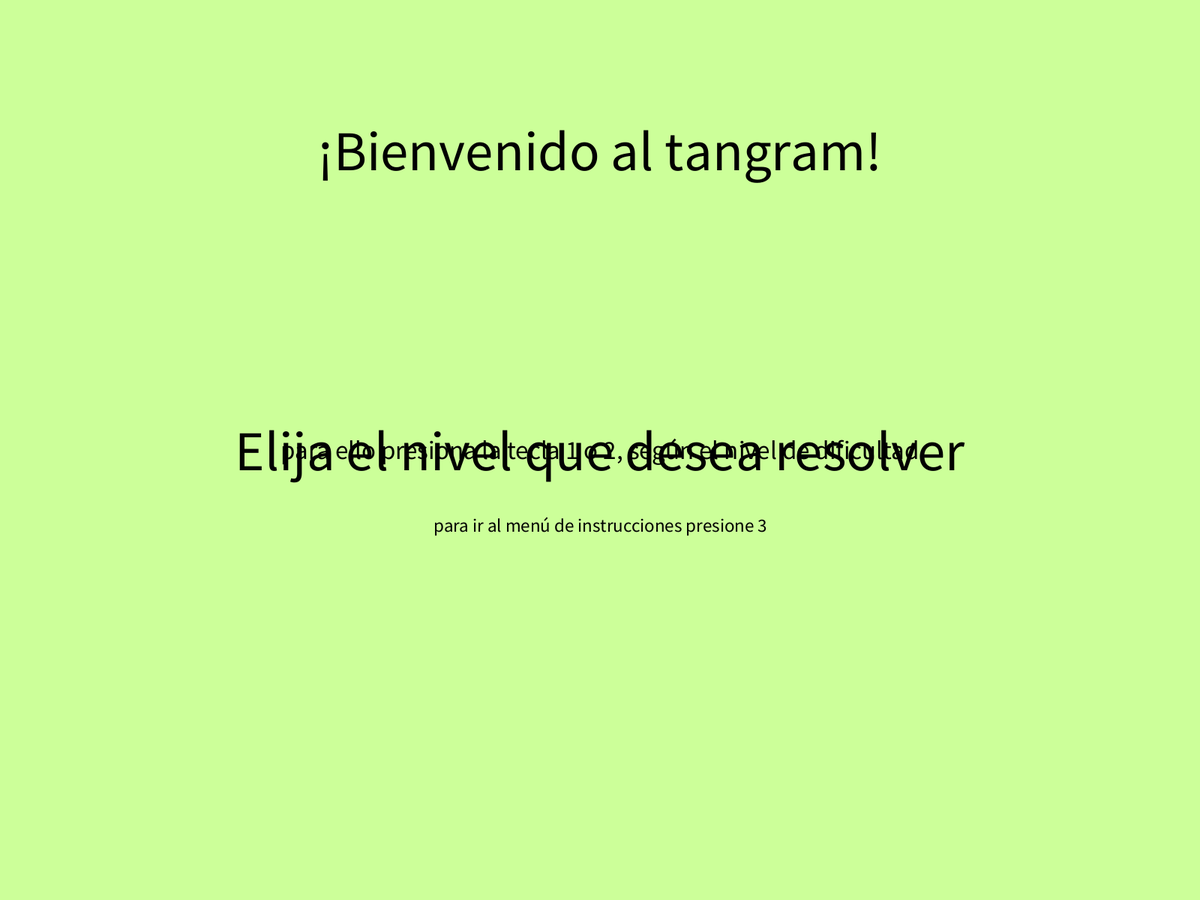
Frame 1 (no input)
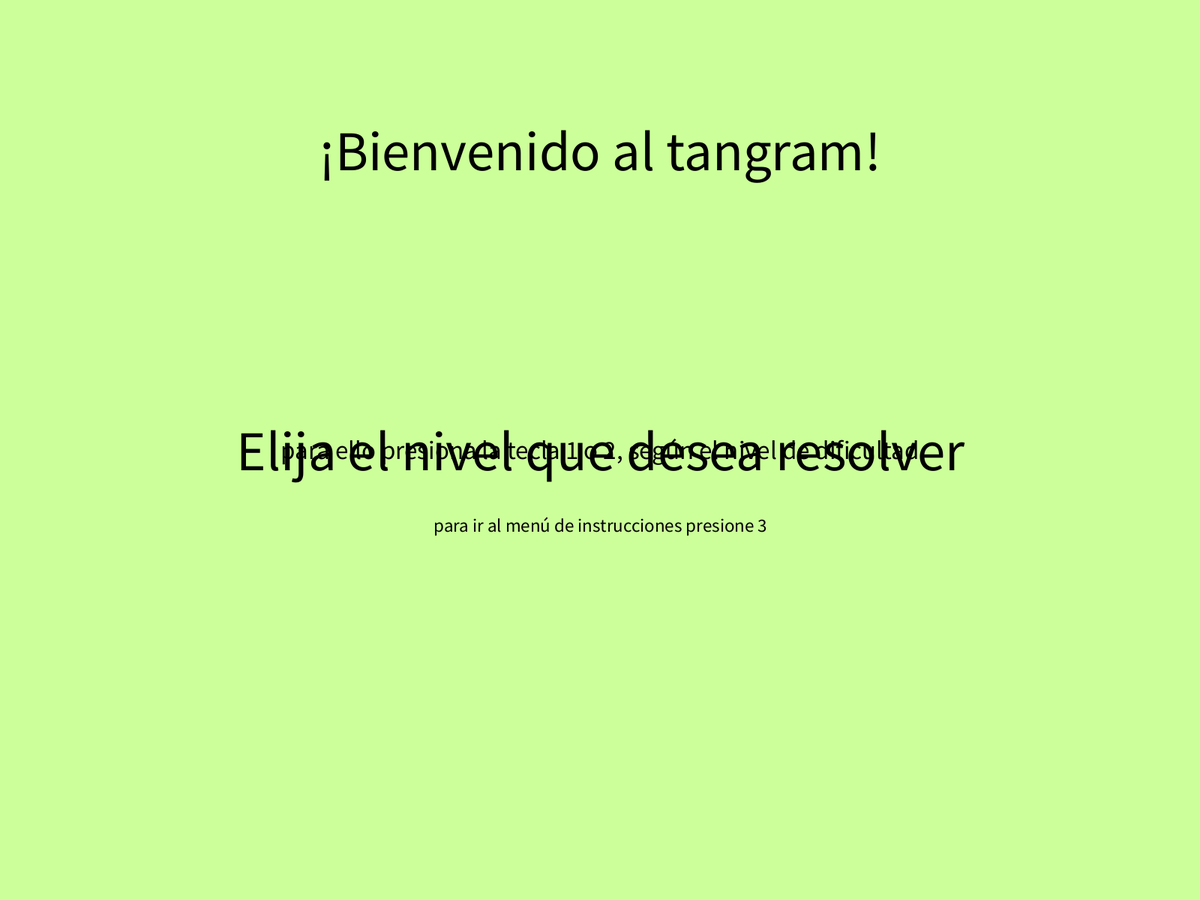
Frame 60 (the mouse pressed at the canvas centre just before this capture)
Frame 120 (the mouse held since frame 60 and released just before this capture): identical to frame 60, image omitted

The Processing sketch that drew these frames (run headless with seeded random() and noise(); from frame 60 on, the mouse is pressed at the canvas centre):

// Processing sketch: tangram_objetos
// ── tangram_objetos.pde
tangram tangram1;
pieza t1 ;
pieza t2 ;
pieza t3 ;
pieza t4 ;
pieza t5 ;
pieza c6 ;
pieza c7 ;
color k;
boolean r = false ;
int x=0;
boolean g;
void setup (){
    
  fullScreen () ;
 
 tangram1 = new tangram();
  t1 = new pieza (random(0,300),150,color(250,20,10));
  t2 = new pieza (random(700,100),10, color(250,20,255));
  t3 = new pieza (random(0,300),250,color(102,0,204));
  t4 = new pieza (random(700,1000),300 ,color(50,100,150));
  t5 = new pieza (random(0,300),400 ,color(150,20,10));
  c6 = new pieza (random(700,1000),500 ,color(255,128,0));
  c7 = new pieza (random(0,300),600 ,color(23,155,83));
    
}
void draw (){
 
  if (x != 0){
    
    
    
 
    
 
    
 
tangram1.visual();
 tangram1.mesa();
 
 switch(x){
   case 1:
 tangram1.problemq(-150,-150,150,-150,150,150,-150,150);
  break;
  case 2:
 tangram1.problemt(-212,0,0,-212,0,212);
 tangram1.problemt(0,60,106,-45,0,-150);
 tangram1.problemq(0,60,0,166,106,60,106,-45);
 tangram1.problemt(0,-150,75,-225,75,-75);
 tangram1.problemt(0,166,75,241,75,91);
 tangram1.problemq(106,0,181,-75,316-60,0,181,75);
  break;
case 3:
tangram1.problemq(-150,-150,150,-150,150,150,-150,150);
fill(0);
textSize(25);
 text("Para mover una pieza presione la rueda del raton",width/2,200);
  text("Para girar la pieza a la derecha, click izquierdo",width/2,300);
   text("Para girar la pieza a la izquierda, click derecho",width/2,400);
   text("Para voltear el romboide precione la tecla c ",width/2,500);
  break;
}
  
   frameRate(800);

t1.displayt(-150,-75,0,75,150,-75,150,75);
t2.displayt (-75,0,75,-150,75,150,75,0);
 t3.displayt (37,0,-37,-75,-37,75,75,0);
 t4.displayt (-38,-112,-38,38,112,38,38,112);
t5.displayt (-75,38,0,-38,75,38,75,38);
c6.displayq (-75,0,0,-75,75,0,0,75,75,0);

if (g){
c7.displayq(-125,-38,25,-38,100,38,-50,38,125,38);}else{
c7.displayq(25,-38,175,-38,100,38,-50,38,-25,38);
}

  k=  get (mouseX , mouseY);

if(t1.agarrar()){
        t1.move(mouseX-150 ,mouseY- 75);
        t1.change(t2,t3,t4,t5,c6,c7);
      }
    if(t2.agarrar()){
        t2.move(mouseX-75 ,mouseY);
        t2.change(t1,t3,t4,t5,c6,c7);
    }
    if(t3.agarrar()){
        t3.move(mouseX-75 ,mouseY);
        t3.change(t1,t2,t4,t5,c6,c7);
    }
    if(t4.agarrar()){
        t4.move(mouseX -38 ,mouseY -112);
        t4.change(t1,t2,t3,t5,c6,c7);
    }
    if(t5.agarrar()){
        t5.move(mouseX -75 ,mouseY -38);
        t5.change(t1,t3,t2,t4,c6,c7);
    }
     if(c6.agarrar()){
        c6.move(mouseX -75 ,mouseY );
        c6.change(t1,t3,t2,t4,t5,c7);
    }
     if(c7.agarrar()){
       if (g){
        c7.move(mouseX -125 ,mouseY -38);}
        if(!g){ c7.move(mouseX +25 ,mouseY -38);}
        c7.change(t1,t3,t2,t4,t5,c6);
    }
    if(!t1.agarrar()&& !t2.agarrar()&&!t3.agarrar()&&!t4.agarrar()&&!t5.agarrar()&&!c6.agarrar()&&!c7.agarrar()){
    
    t1.retrn(t1,t2,t3,t4,t5,c6,c7);
    
    
    }
 t1.girai();
 t2.girai();
 t3.girai();
 t4.girai();
 t5.girai();
 c6.girai();
 c7.girai();

 t1.gira();
 t2.gira();
 t3.gira();
 t4.gira();
 t5.gira();
 c6.gira();
 c7.gira();
  tangram1.win();
  tangram1.mensaje();
}else {  background(204,255,153);
   fill(0);
   textSize(75);
   textAlign(CENTER, CENTER);
   text("¡Bienvenido al tangram!",width/2,200); 
 text("Elija el nivel que desea resolver",width/2,height/2);
 textSize(35);
 text("para ello presiona la tecla 1 o 2, según el nivel de dificultad",width/2,600);
  textSize(25);
 text("para ir al menú de instrucciones presione 3",width/2,700);}

 if (keyPressed) {
    if (key == '1') {
      x = 1;}
      
     if (key == '2') {
      x =2;}
       if (key == '3') {
      x =3;}
       
    }}

void keyReleased() {
   if (key == 'c'){
   if(g){
        g=false;}
else{
   g= true;}
   }}
   
    

  
// ── piezas.pde
 class pieza{

  float x,x1;
  color w;
color q;
float j = 0.0;

float n,m;
float p = -0.7;
float i = 0.7;

pieza (float a,float a1, color d) {
x = a; 
x1 = a1; 
w = d;
q = d ;

}
void displayt (int a, int b,int c,int d,int e,int f,int g,int h) {
  stroke (w);
  fill (w);
  n = x + g;
  m =x1 + h;
  pushMatrix();
translate(n,m);
rotate(radians(j));
triangle (a,b,c,d,e,f);
  popMatrix();
    }
void displayq(int a, int b,int c,int d,int e,int f,int i,int k, int g,int h) {
  stroke (w);
  fill (w);
  n = x + g;
  m =x1 + h;
  pushMatrix();
translate(n,m);
rotate(radians(j));
quad (a,b,c,d,e,f,i,k);
  popMatrix();
    }
    
    void move (int p,int k){
x=p;
x1=k;
 }

 

boolean agarrar(){
if(mousePressed && (mouseButton == CENTER)){
  if (k == w ){
    return true;}else { return false;}}else{ return false;}
 
}
void change (pieza a, pieza b,pieza c, pieza d, pieza e,pieza f){
 a.w= color (w,150);
 b.w= color (w,150);
 c.w= color (w,150);
 d.w= color (w,150);
 e.w= color (w,150);
 f.w= color (w,150);}

void retrn(pieza a, pieza b,pieza c, pieza d, pieza e, pieza f, pieza g) {
a.w= color (a.q);
 b.w= color (b.q);
 c.w= color (c.q);
 d.w= color (d.q);
 e.w= color (e.q);
 f.w= color (f.q);
 g.w= color (g.q);
}
void gira (){
  
  if(mousePressed && (mouseButton == LEFT)){
  if (k == w ){
    i = i +0.04; 
    j= j +i;
    }}else{
    i=0.7;
    }
  }
void girai (){
  
  if(mousePressed && (mouseButton == RIGHT)){
  if (k == w ){
    p=p- 0.04;
     j= j + p;
    }}else{p = -0.7;
  }}}

 
// ── tangram.pde
class  tangram {
  
boolean h= false;
void visual(){
  if (!h){
 background (255,255,153);
 }
 if(h){
 float j = random(255);
 float p = random(255);
 float  k= random(255);
 
  background(j,p,k);
 
 }
 }
 void mesa () {
 int r = width /2 - height /2;
 noStroke();
 fill(255);
 rect(r,0,height,height);
 }
void problemt(int a,int b, int c, int d,int e, int f) {
pushMatrix();
  translate(width/2, height/2);
fill(255,255,153);
stroke(0);
triangle(a,b,c,d,e,f);
popMatrix();
}
void problemq(int a,int b, int c, int d,int e, int f,int g, int h) {
pushMatrix();
  translate(width/2, height/2);
fill(255,255,153);
stroke(0);
quad(a,b,c,d,e,f,g,h);
popMatrix();

}

void win () {
  color p;
  int u = 0;
  
for(int t = 450; t < 900; t++){ 
for(int j = 150; j < 650; j++){
  p = get (t,j);
  if ( p == color(255,255,153)){
  u = u +1;
  }}
if ( u < 500) {
h = true;
}else {h= false;}


}
}


void mensaje(){

 if(h){
 fill(0);
textSize(120);
textAlign(CENTER, CENTER);
  text("¡Has ganado!",width/2,height/2);}



}}
